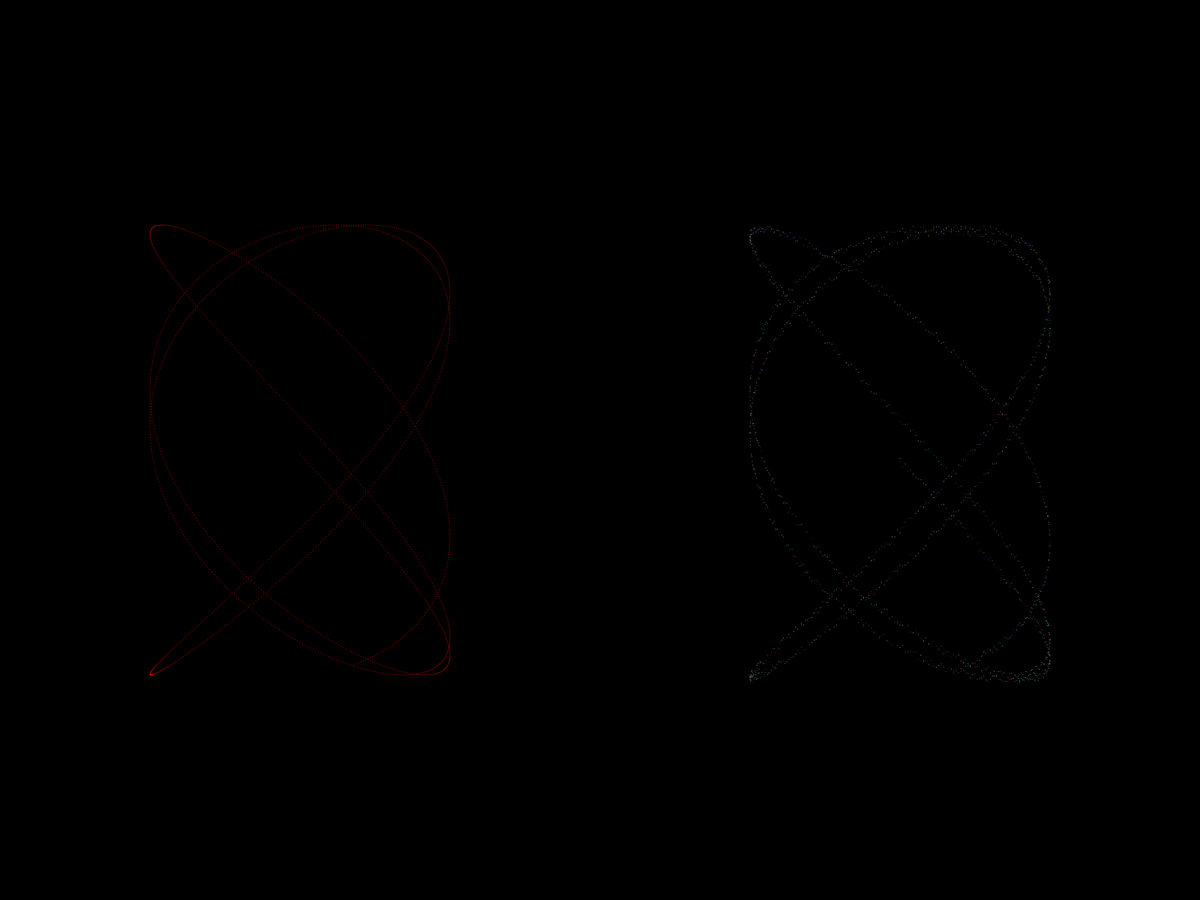
Frame 1 (no input)
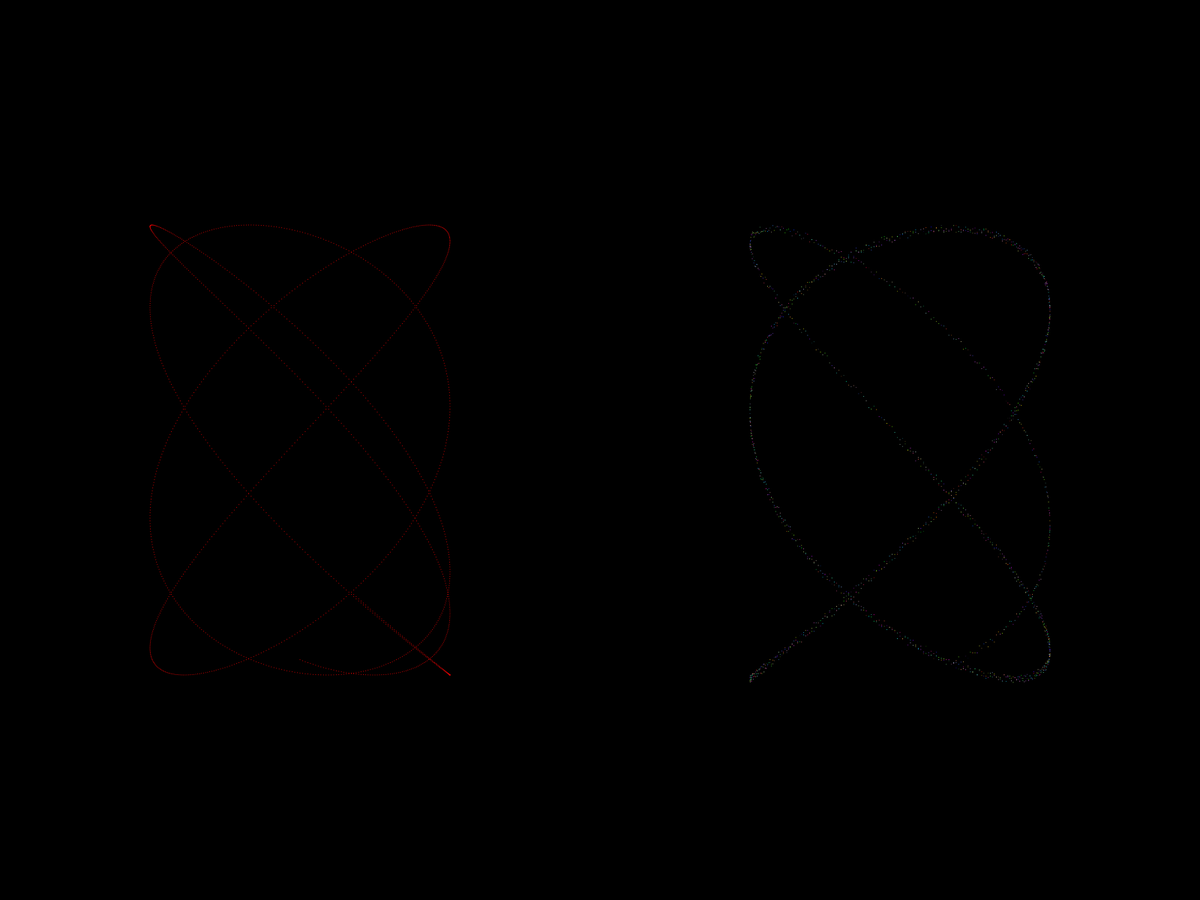
Frame 60 (the mouse pressed at the canvas centre just before this capture)
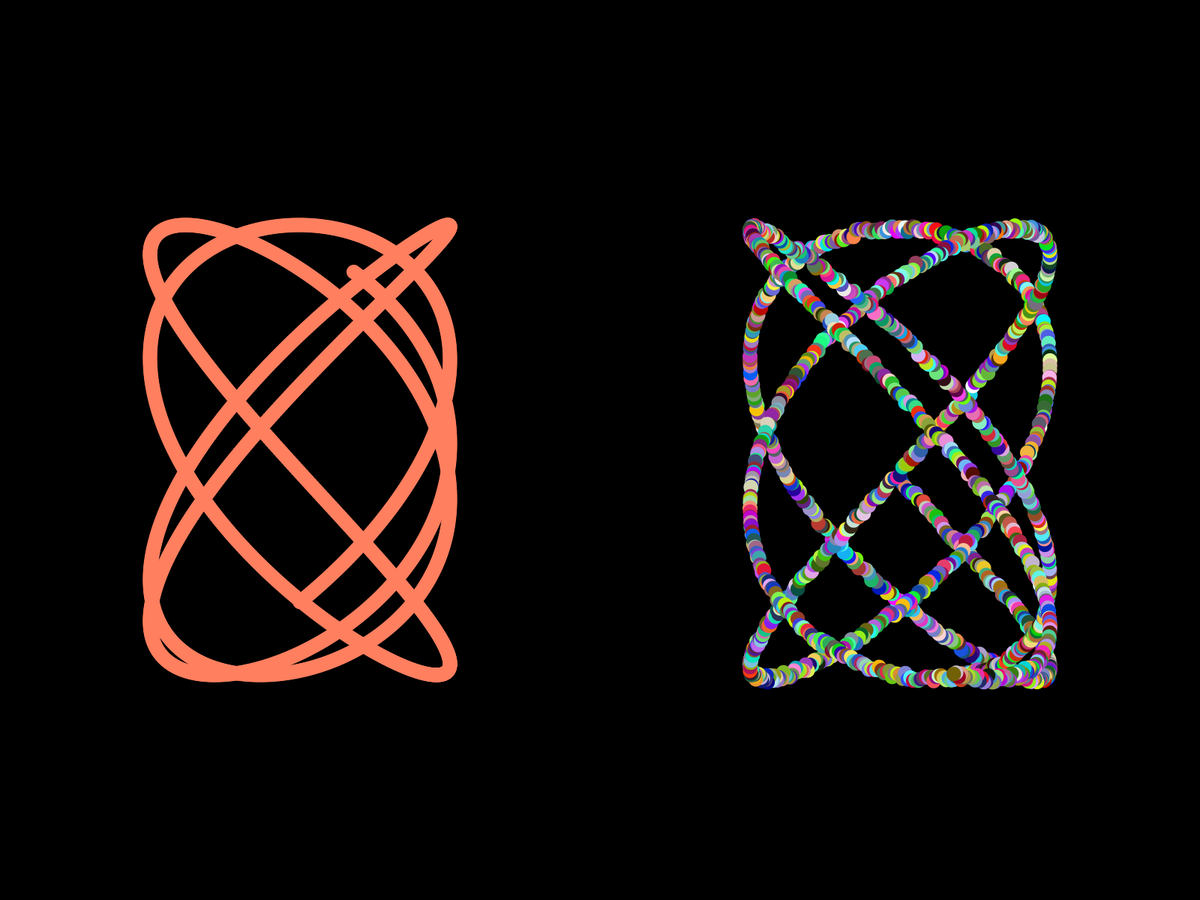
Frame 120 (the mouse held since frame 60 and released just before this capture)

The Processing sketch that drew these frames (run headless with seeded random() and noise(); from frame 60 on, the mouse is pressed at the canvas centre):

// Processing sketch: ejercicio16
// ── ejercicio16.pde
// ***********************************************
// * Alumno: Joaquin Romera                      *
// * Legajo: 24169                               *
// * Ejercicio Nro: 16                           *
// * Asignatura: Taller de Integración de tecno..*
// * Carrera: Musica y Tecnologia                *
// * Institución: UNQ                            *
// * Año: 2019                                   *
// ***********************************************

Cinta mecanica;
Cinta organica;

void setup()
{
  //size(1000, 640);
  fullScreen();
  mecanica = new Cinta(0.0, 300.0, 500.0, width / 4, height / 2, false);
  organica = new Cinta(0.0, 300.0, 500.0, width / 4 * 3, height / 2, true);
}

void draw()
{
  background(0);
  mecanica.calcular();
  mecanica.dibujar();
  organica.calcular();
  organica.dibujar();
}

void mousePressed()
{
  if (mouseButton == LEFT)
  {
    mecanica.cambiarForma(10);
    organica.cambiarForma(10);
  }
  else
  {
    mecanica.cambiarForma(-10);
    organica.cambiarForma(-10);
  }
  mecanica.imprimir();
}

// ── Cinta.pde
class Cinta
{
  int xpos;
  int ypos;
  float velocidad;
  float amplitud;
  float cantidad;
  float dx; // para incrementar en el calculo
  float[] ys; // valores de amplitud para la cinta
  boolean random;

  Cinta (float pVelocidad, float pAmplitud, float pCantidad, int pXpos, int pYpos, boolean pRandom)
  {
    ys = new float[width];  
    velocidad = pVelocidad;  // Start angle at 0
    amplitud = pAmplitud;  // Height of wave
    cantidad = pCantidad;  // How many pixels before the wave repeats
    xpos = pXpos;
    ypos = pYpos;
    random = pRandom;
  }

  void calcular()
  {
    if (!random)
    {
      velocidad += 0.02;
    } else
    {
      velocidad += random(-0.1, 0.1);
    }

    // Para cada x calcular un y segun la func sin
    float x = velocidad;
    dx = (TWO_PI / cantidad);
    for (int i = 0; i < ys.length; i++)
    {
      if (!random)
      {
        ys[i] = sin(x) * amplitud;
      } else
      {
        ys[i] = sin(x) * amplitud + random(10);
      }
      x+=dx;
    }
  }

  void dibujar()
  {
    noStroke();
    fill(255);
    
    // control de color y diametro de los circulos
    float cg = map(mouseX, 0, width, 0, 255);
    float cb = map(mouseY, 0, width, 0, 255);
    float d = map(mouseY, 0, width, 1, 50);
    
    // dibujar
    for (int x = 0; x < ys.length; x++)
    {
      if (random)
      {
        fill(random(255), random(255), random(255));
      }
      else
      {
        fill(255, cg, cb);
      }
      ellipse(sin(radians(x))*200 + xpos, ys[x] + ypos, d, d);
    }
  }

  void cambiarForma(int i)
  {
    cantidad += i;
  }

  void imprimir()
  {
    println(xpos);
    println(ypos);
    println(velocidad);
    println(amplitud);
    println(cantidad);
    println(dx);
    println(random);
    println(cantidad);
  }
};
